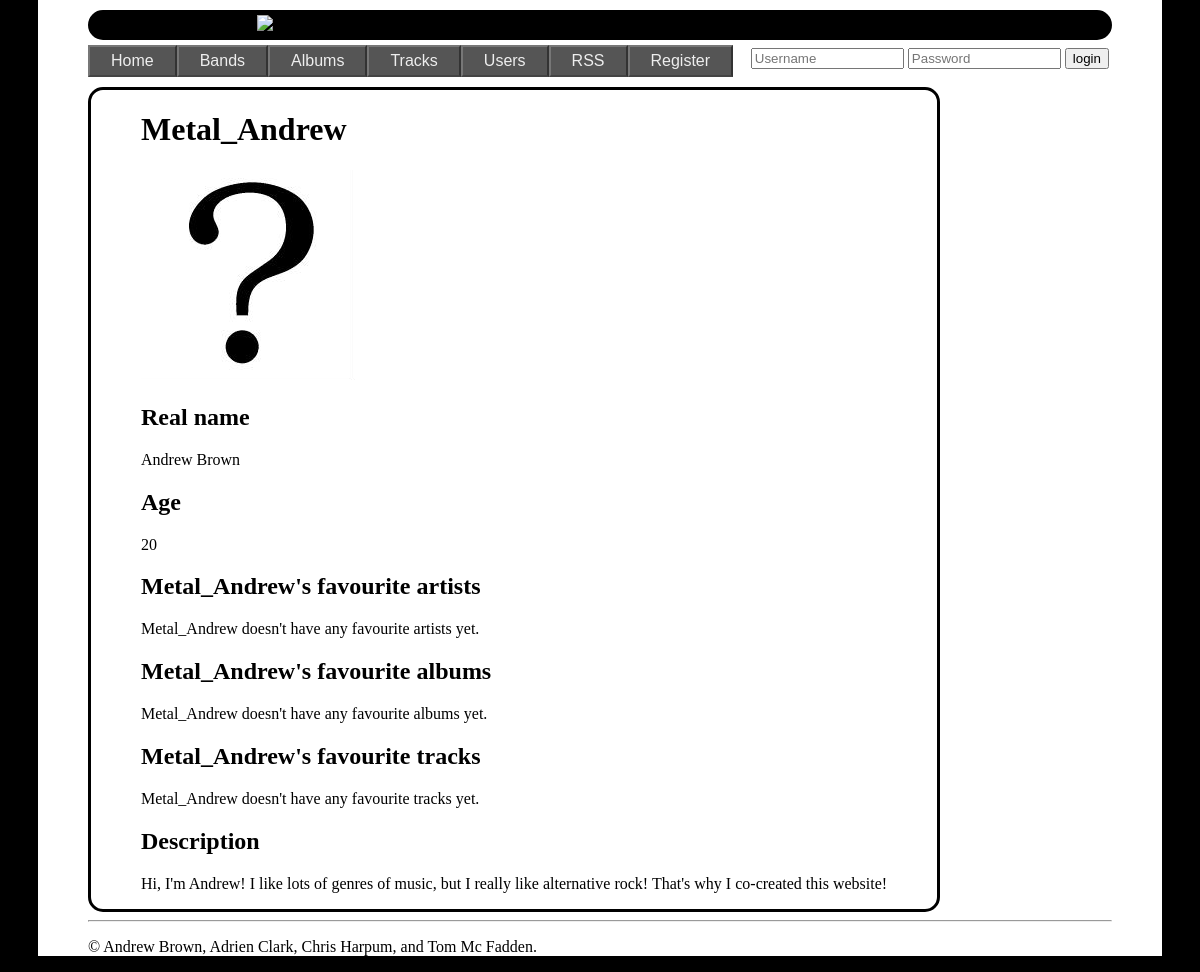
Page /userlist.php?userid=1 on the earlier database version.
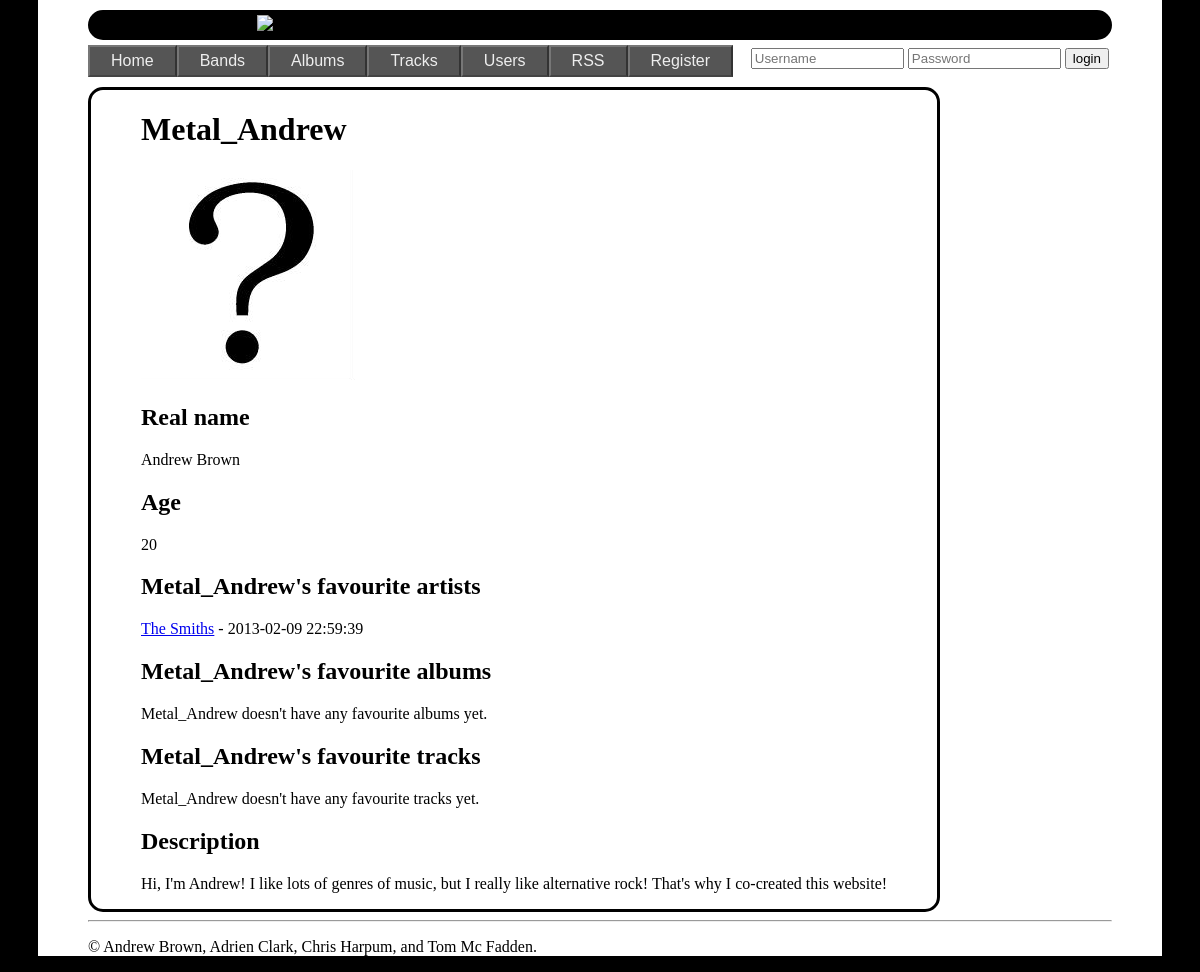
Same page on the later database version.
### tables this page shows
CREATE TABLE IF NOT EXISTS `user` (
  `userid` int(11) NOT NULL AUTO_INCREMENT,
  `username` varchar(100) NOT NULL,
  `userpassword` varchar(100) NOT NULL,
  `userrealname` varchar(100) DEFAULT NULL,
  `userage` int(11) DEFAULT NULL,
  `userdescription` varchar(5000) DEFAULT NULL,
  `useravataruri` varchar(500) NOT NULL DEFAULT './Images/UserAvatars/default.jpg',
  PRIMARY KEY (`userid`),
  UNIQUE KEY `username` (`username`)
);

CREATE TABLE IF NOT EXISTS `favouriteartists` (
  `artistdatetimefavourited` datetime NOT NULL,
  `userid` int(11) NOT NULL,
  `artistid` int(11) NOT NULL,
  PRIMARY KEY (`userid`,`artistid`),
  KEY `fk2_favouriteartists_to_artist` (`artistid`),
  KEY `artistid` (`artistid`),
  KEY `artistid_2` (`artistid`)
);

CREATE TABLE IF NOT EXISTS `artist` (
  `artistid` int(11) NOT NULL AUTO_INCREMENT,
  `artistname` varchar(100) NOT NULL,
  `artistdescription` varchar(5000) DEFAULT NULL,
  PRIMARY KEY (`artistid`),
  UNIQUE KEY `artistname` (`artistname`)
);

### userlist.php (the view, shortened to what this page needs)
<!DOCTYPE html>
<?php require_once 'databasevars.php';
require_once 'login.php' ?>
<html>
    <head>
        <link rel="stylesheet" type="text/css" href="./CSS/alternews.css">
    </head>
    <body>
        <?php include_once 'header.php'; ?>
        <?php
        if (isset($_GET['userid'])) {
            show_user($_GET['userid']);
        }
        ?>
    </body>
</html>
<?php
function show_user($userid) {
    global $db_hostname, $db_username, $db_password, $db_database;
    echo '<div id="pagecontent">';
    if (!($db_server = mysqli_connect($db_hostname, $db_username, $db_password, $db_database))) {
        echo '<p>Could not connect to database:' . mysqli_error($db_server) . '</p>';
    } else {
        $userquery = "SELECT userid, username, userrealname, useravataruri, userage, " .
                "userdescription FROM user WHERE userid=$userid";
        if (!($result = mysqli_query($db_server, $userquery))) {
            echo '<p>Whoops! Couldn\'t find user!</p>';
        } else {
            $userdetails = mysqli_fetch_assoc($result);
            echo "<h1>{$userdetails['username']}</h1>";
            echo "<img src={$userdetails['useravataruri']}>";
            echo "<h2>Real name</h2><p>{$userdetails['userrealname']}</p>";
            echo "<h2>Age</h2> <p>{$userdetails['userage']}</p>";
            $favouriteartistquery = "SELECT artistid, artistname, artistdatetimefavourited " .
                    "FROM user NATURAL JOIN favouriteartists NATURAL JOIN artist " .
                    "WHERE favouriteartists.userid = {$userdetails['userid']} " .
                    "ORDER BY artistname ASC";
            echo "<h2>{$userdetails['username']}'s favourite artists</h2>";
            $result = mysqli_query($db_server, $favouriteartistquery);
            if (!mysqli_num_rows($result)) {
                echo "<p>{$userdetails['username']} doesn't have any favourite artists yet.</p>";
            } else {
                $len = mysqli_num_rows($result);
                for ($i = 0; $i < $len; ++$i) {
                    $favouritedetails = mysqli_fetch_assoc($result);
                    echo "<p><a href='bandlist.php?artistid={$favouritedetails['artistid']}'>{$favouritedetails['artistname']}</a> - {$favouritedetails['artistdatetimefavourited']}</p>";
                }
            }
            $favouritealbumquery = "SELECT albumid, albumname, albumdatetimefavourited " .
                    "FROM user NATURAL JOIN favouritealbums NATURAL JOIN album " .
                    "WHERE favouritealbums.userid = {$userdetails['userid']} " .
                    "ORDER BY albumname ASC";
            echo "<h2>{$userdetails['username']}'s favourite albums</h2>";
            $result = mysqli_query($db_server, $favouritealbumquery);
            if (!mysqli_num_rows($result)) {
                echo "<p>{$userdetails['username']} doesn't have any favourite albums yet.</p>";
            }
            $favouritetrackquery = "SELECT trackid, trackname, trackdatetimefavourited " .
                    "FROM user NATURAL JOIN favouritetracks NATURAL JOIN track " .
                    "WHERE favouritetracks.userid = {$userdetails['userid']} " .
                    "ORDER BY trackname ASC";
            echo "<h2>{$userdetails['username']}'s favourite tracks</h2>";
            $result = mysqli_query($db_server, $favouritetrackquery);
            if (!mysqli_num_rows($result)) {
                echo "<p>{$userdetails['username']} doesn't have any favourite tracks yet.</p>";
            }
            echo "<h2>Description</h2> <p>{$userdetails['userdescription']}</p>";
        }
    }
    echo '</div>';
}
?>

Differences in the rows shown:
shown differently, row unchanged: user "Metal_Andrew": username "Metal_Andrew" → (not shown)
added favouriteartists: artistid.artistname "The Smiths", artistdatetimefavourited "2013-02-09 22:59:39"
Other differences:
text no longer shown: "doesn't have any favourite artists yet."
